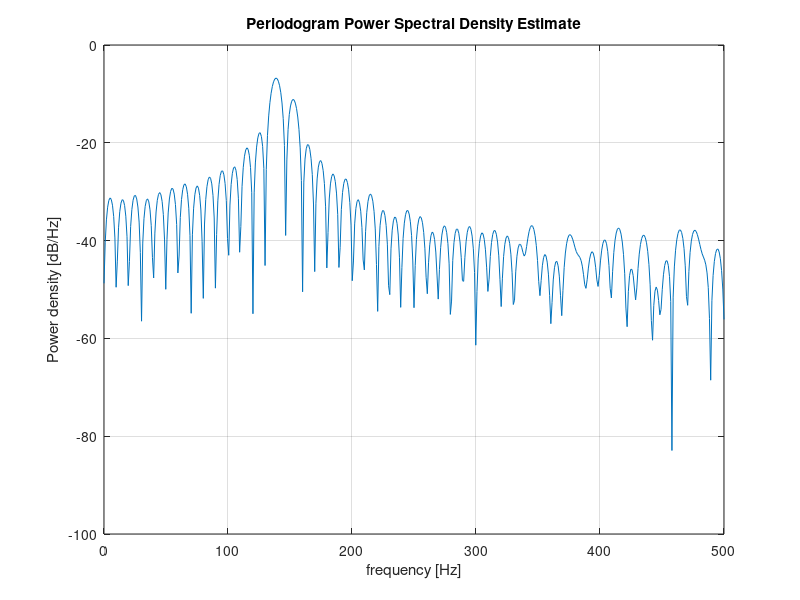

Write the MATLAB code that produced this figure.
clear
randn('state',0);
fs = 1000;                         % Sampling frequency
t = (0:fs/10)/fs;                  % One-tenth of a second worth of samples
xn = sin(2*pi*150*t) + 2*sin(2*pi*140*t) + 0.1*randn(size(t));
periodogram(xn,[],1024,fs);
